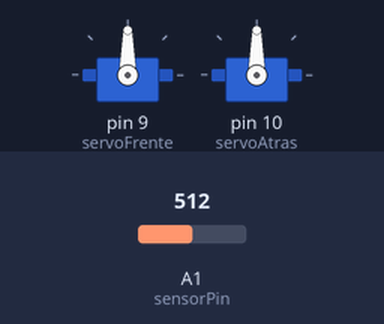
Recording of a sketch running on a simulated Arduino Uno, built with avr-gcc and run on an emulated ATmega328P. On the bench: 2 × servo. The test bench sets the inputs (shaded band); at power-on: A1 (sensorPin) = 512.

Above: at 4.2 s.
4.3 s: A1 (sensorPin) set to 364
6.0 s: A1 (sensorPin) set to 332
At 6.85 s:
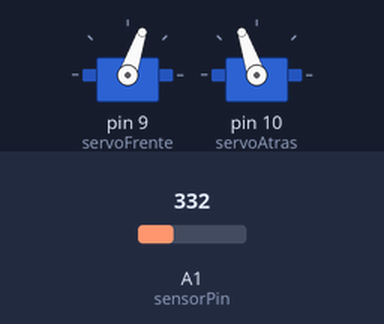
9.0 s: A1 (sensorPin) set to 511
At 10.6 s:
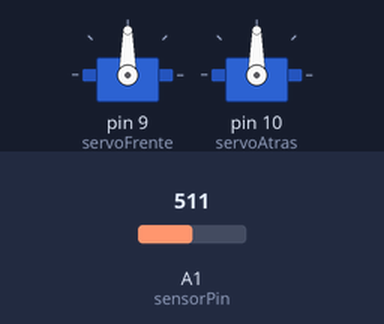
Timing chart, 0 to 12.1 s (numbered marks = the images above; inputs shaded):
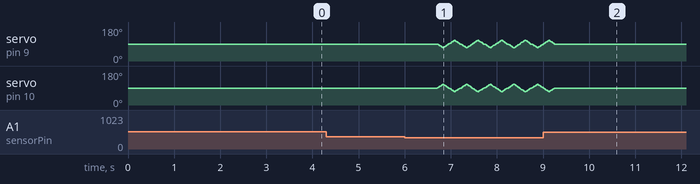

The sketch:

insect-bot-race-es.ino
```cpp
// //////////////////////////////////////////////////////////////////////////////////////
// Insect Bot - version para correra.                                                  //
// Modificado de Leopard Research para el curso de robótica                            //
/////////////////////////////////////////////////////////////////////////////////////////

#include <Servo.h>                        // inluya archivo de control para servomotores
Servo servoFrente;                        // servos en frente y atrás
Servo servoAtras;
const int velocidad = 0;                  // retraso entre pasos (ms)
const int retrasoDelServo = 6;            // retraso entre pasos de ángulo de servo
const int centro = 90;                    // ángulo de servo centrado (grados)
int servoFrentePos = centro;
int servoAtrasPos = centro;
const int servoCambio = 20;               // grados para cambiar ángulo mientras caminando
int frenteDerechaArriba = 70;             // ángulos de servos para caminar atras
int frenteIzquierdaArriba = 110;
int avanzaDerechoPieDetrasDerecha = 70;
int avanzaDerechoPieDetrasIzquierda = 110;
int posicionCentralDeVuelta = 81;
int frontTurnRightUp = 70;
int frontTurnLeftUp = 110;
int backTurnRightForward = 70;
int backTurnLeftForward = 110;
int distance = 0;                         // distancia desde objeto (0 - 1000), desde sensor
int sensorPin = A1;                       // sensor usa clavija analógica A1
// nota: valores más grandes son mas lejos, mas chicos son mas cerca
int dangerDistance = 350;                 // bejo de este valor de sensor, reactionar

// Esta función corre solo una vez, cuando empiece el Arduino
void setup()
{
  servoFrente.attach(9);                     // attach servos to pins 9 and 10
  servoAtras.attach(10);
  pinMode(sensorPin, INPUT);                // set sensor pin to read signals
  servoFrente.write(centro);              // center servos
  servoAtras.write(centro);

  delay(3000);                              // wait 3 seconds before starting walking
  //Serial.begin(9600);                     // serial data setup - for debugging
}

// busca distancia al obstaculo, desde el sensor
void scan()
{
  // deteca 5 valores de distancia;.lll/
  distance = 0;
  for (int i = 0; i < 5; i = i + 1)
  {
    int distanceRead = analogRead(sensorPin);
    // serial output, for testing
    //Serial.print(distanceRead);
    distance = distance + distanceRead;
  }
  // Average value (helps filter sensor noise)
  distance = distance / 5;
  delay(20);
}

// walk forward
void moveForward()
{
  // if servoCambio is 20 (20 degrees), the front servo goes from 90 to 70 to 90 to 110 to 90 degrees
  stepRightFootForward(); // step right
  stepLeftFootForward();  // back to neutral
  stepLeftFootForward();  // step left
  stepRightFootForward(); // back to neutral
}

void stepRightFootForward()
{
  // gira el servo en pasos para mejorar la motión
  for (int stepNum = 0; stepNum < servoCambio; stepNum++)
  {
    servoFrentePos--;
    servoAtrasPos++; // back servo does the opposite of front servo
    servoFrente.write(servoFrentePos);
    servoAtras.write(servoAtrasPos);
    delay(retrasoDelServo);
  }
}

void stepLeftFootForward()
{
  // gira el servo en pasos para mejorar la motión
  for (int stepNum = 0; stepNum < servoCambio; stepNum++)
  {
    servoFrentePos++;
    servoAtrasPos--;
    servoFrente.write(servoFrentePos);
    servoAtras.write(servoAtrasPos);
    delay(retrasoDelServo);
  }
}

// camina hacia atrás y a la derecha
void moveBackRight()
{
  servoFrente.write(frenteDerechaArriba);
  servoAtras.write(avanzaDerechoPieDetrasDerecha-6);
  delay(110);
  servoFrente.write(centro);
  servoAtras.write(centro-6);
  delay(80);
  servoFrente.write(frenteIzquierdaArriba+9);
  servoAtras.write(avanzaDerechoPieDetrasIzquierda-6);
  delay(110);
  servoFrente.write(centro);
  servoAtras.write(centro);
  delay(80);
}

// camina derecho y a la izquierda
void moveTurnLeft()
{
  servoFrente.write(frontTurnRightUp);
  servoAtras.write(backTurnLeftForward);
  delay(110);
  servoFrente.write(posicionCentralDeVuelta);
  servoAtras.write(posicionCentralDeVuelta);
  delay(80);
  servoFrente.write(frontTurnLeftUp);
  servoAtras.write(backTurnRightForward);
  delay(110);
  servoFrente.write(posicionCentralDeVuelta);
  servoAtras.write(posicionCentralDeVuelta);
  delay(80);
}

// enciende/apaga la luz LED. Puedes llamar esta función en cualquiera situación en que te
// gustaría encender la luz LED, solo escribe "led(5);", por ejemplo, para parpadear la luz.
void led(int numBlinks){
  // Papadear numBlinks veces
  for (int counter = 0; counter <= numBlinks; counter++)
  {
    digitalWrite(13, HIGH); // Enciende la luz
    delay(50);              // Queda la luz encendida para 0.05 sec (50 milisegundos)
    digitalWrite(13, LOW);  // Apaga la luz
    delay(100);             // Queda la luz apagada para 0.1 sec (100 milisegundos)
  }
}

// Esta función corre repetidamente
void loop()
{
  // busca para obstaculos
  scan();
  //Serial.println(distance);
  if (distance > 1) // filters out the zero readings
  {
    // obstaclo detectado, enciende la luz
    if (distance > dangerDistance)
    {
      reactToDanger();
    }
    else
    {
      // no hay obstaculos detectados, camina
      moveForward();
      delay(velocidad/100);
    }
  }
}

void reactToDanger()
{
  led(5); // Blink LED 5x
}
```

Measured:
- the behaviour switches between 351 and 350 on A1 (sensorPin) (found by bisection; images 0 and 1)
- after the input at 4.3 s, every drawn part: stays the same
- after the input at 9.0 s, servo on pin 9 (servoFrente), servo on pin 10 (servoAtras): goes on until 9.2 s, then stays 90°
